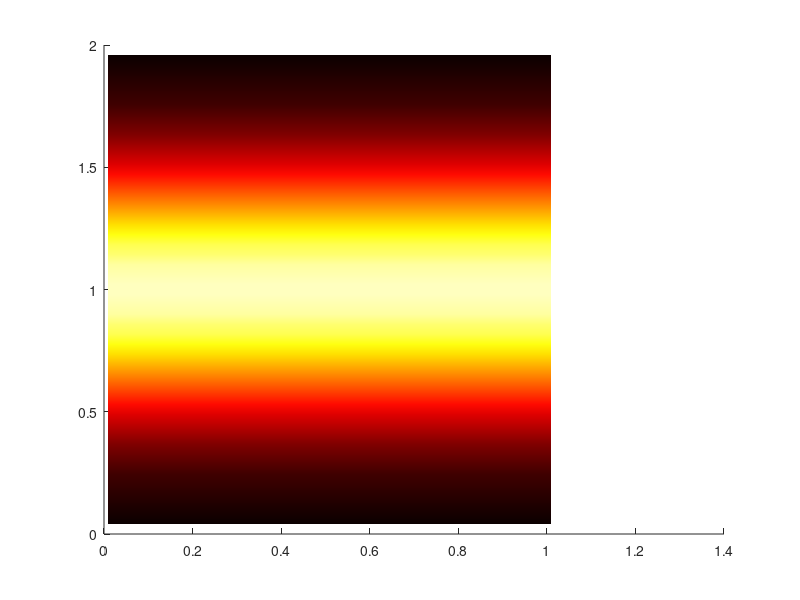

Write the MATLAB code that produced this figure. (Note: this script raises an error after producing the figure.)
clear all;
close all;


% load('PIGP_extrap_0_res.mat');
load('diffuBC_1d_v1.mat');
load('LFM_res.mat');

h = figure;
hold on
x = reshape(X(:, 1), 48, 101);
t = reshape(X(:, 2), 48, 101);
te_pred_mean = reshape(te_pred_mean, 48, 101);
pcolor(t, x, te_pred_mean);

shading interp
colormap hot
caxis([1, 1.6]);
% colorbar('northoutside')
%     colorbar
%     legend(num2str(id(:)))
% caxis([0,0.1]);
ax = gca;
% ax.FontSize = 20;
%     ax.XLim = [1,length(nTr_lv2_list)];
% ax.XTick = [];
% ax.YTick = [];
% ylim([0, 2]);
% xlim([0, 1]);

% caxis([0,0.1]);
% xlabel('t')
% ylabel('x')
ax.FontSize = 45;

% box on 
% grid on

plot(xtr_t15(:, 2), xtr_t15(:, 1), 'g-');
% plot(1:10);
set(h,'Units','Inches');
pos = get(h,'Position');
set(h,'PaperPositionMode','Auto','PaperUnits','Inches','PaperSize',[pos(3), pos(4)])
print(h,'LFM_diff.pdf','-dpdf','-r0')
% print(gcf, 'groundTruth.pdf', '-dpdf')






